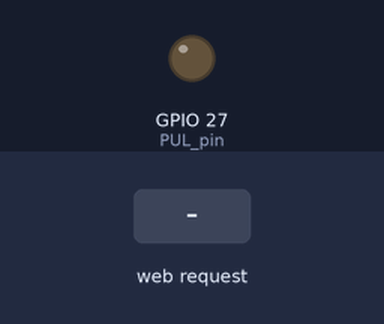
This program was run on a simulated Raspberry Pi (BCM pin numbers). Shown: output pins drawn as LEDs (lit = HIGH). Inputs (shaded band) come from the test bench. Threads take turns every 2 ms; the clock reads 2024-03-15 10:24:30 at power-on unless the program sets it; what the program prints to the terminal is not drawn.

Above: at 1.2 s.
1.3 s: HTTP request for /rotate received
4.3 s: HTTP request for /stop received
At 5.0 s:
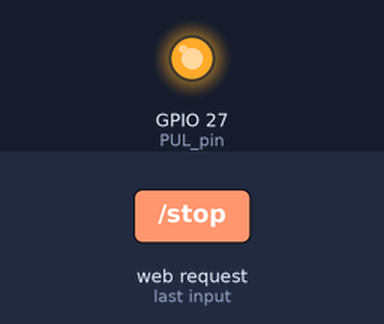
Timing chart, 0 to 7.3 s (numbered marks = the images above; inputs shaded):
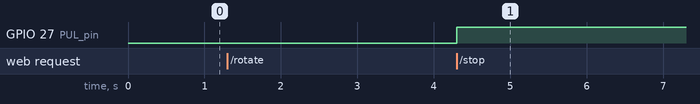

The program:

main_raspi.py
```python
# -------------------------------------------------
# ラズパイ側でずっと実行しているmainプログラム
# 命令が来るたび各動作を行う
# -------------------------------------------------
import signal
import sys
import subprocess
from flask import Flask, jsonify
from module_turntable_control import MotorController

# ==========================================================
# 変数定義
# ==========================================================
app = Flask(__name__)
motor = MotorController()

# ==========================================================
# 終了シグナルを受け取る関数
# ==========================================================
def sigterm_handler(signal, frame):
    """
    >>> Systemdやkillコマンドから停止命令が来た時に呼ばれる
    """
    print("終了シグナル(SIGTERM)を受信しました。")
    motor.cleanup()
    sys.exit(0)

# SIGTERM（Systemdからの停止命令）を監視する設定
signal.signal(signal.SIGTERM, sigterm_handler)

# ==========================================================
# [/rotate] モータを回転させる命令
# ==========================================================
@app.route('/rotate')
def handle_rotate():
    success = motor.start_rotation()
    if success:
        return "OK: モーターを開始しました。", 200
    return "Error: 既に回転中です。", 400

# ==========================================================
# [/stop] モータを停止させる命令
# ==========================================================
@app.route('/stop')
def handle_stop():
    success = motor.stop_rotation()
    if success:
        return "OK: モーターを停止します。", 200
    return "Error: 既に停止中です。", 400

# ==========================================================
# [/set_speed] GUIから指定された速度に変更する命令
# ==========================================================
@app.route('/set_speed/<int:speed>')
def handle_set_speed(speed):
    motor.set_speed(speed)
    return "OK: 速度変更が完了しました", 200

# ==========================================================
# [/cleanup_system] 終了処理を行う命令
# ==========================================================
@app.route('/cleanup_system')
def handle_cleanup():
    try:
        motor.cleanup()
        print("システムを終了しました")
        return "OK: システムを終了します。", 200
    except Exception as e:
        return f"Error: システム終了に失敗しました。{str(e)}", 500

# ==========================================================
# [/system_shutdown] ラズパイ自体をシャットダウンする命令
# ==========================================================
@app.route('/system_shutdown')
def handle_system_shutdown():
    try:
        motor.cleanup()
        print("システムシャットダウンを開始します...")
        subprocess.run(["sudo", "shutdown", "-h", "now"])
        return "OK: ラズパイをシャットダウンします。", 200
    except Exception as e:
        return f"Error: シャットダウンに失敗しました。{str(e)}", 500

# ==========================================================
# 実行文
# ==========================================================
if __name__ == '__main__':
    try:
        print("Flaskサーバーを起動します... (Ctrl+Cで終了)")
        app.run(host='0.0.0.0', port=5000)
    except KeyboardInterrupt:
        print("\nサーバーを停止します。")
    finally:
        # サーバーが終了する時に、モーターのクリーンアップを呼び出す
        motor.cleanup()
        print("サーバーを終了しました。")
```

module_turntable_control.py
```python
# -------------------------------------------------
# モーターの各管理を担当するmodule
# -------------------------------------------------
import RPi.GPIO as GPIO
import time
import threading

# ==========================================================
# 設定: PCから送られるスピード値(1-10) と パルス幅の対応表
# ==========================================================
# レベル5 (0.0006) を基準に、0.0001ずつ増減させる
SPEED_MAP = {
    1: 0.0010,  #   回転遅い
    2: 0.0009,
    3: 0.0008,
    4: 0.0007,
    5: 0.0006,  # 基準 (デフォルト)
    6: 0.0005,
    7: 0.0004,
    8: 0.0003,
    9: 0.0002,
    10: 0.0001  # 回転速い
}
# ==========================================================
# モーター制御クラス
# ==========================================================
class MotorController():
    def __init__(self):
        GPIO.setmode(GPIO.BCM)  # GPIO設定 BCM ：コネクタのピン番号を使用
        # --- クラス内変数定義 --------------------------------------
        # GPIOピン設定
        self.PUL_pin = 27
        #self.ENA_pin = 18

        # GPIOセットアップ設定
        GPIO.setup(self.PUL_pin, GPIO.OUT, initial=GPIO.LOW)
        #GPIO.setup(self.ENA_pin, GPIO.OUT, initial=GPIO.LOW)

        # パルスの幅を指定。値が小さいほど高速回転
        self.current_pulse_delay = SPEED_MAP[5]     # ボタンにより変わるパルス幅

        self.is_running = False    # モーターの「停止フラグ」 回転を継続中かどうか
        self.motor_thread = None   # スレッドを格納する変数

        print("MotorController: 初期化完了。")

    """
    # --- モーター有効化/無効化関数 --------------------------------------
    def _motor_enable(self, enable=True):   #デフォルト引数: 引数を何も指定せずに呼び出したらenable=Trueとする
        GPIO.output(self.ENA_pin, GPIO.HIGH if enable else GPIO.LOW)
    """

    # --- セットアップ関数 --------------------------------------
    def _setup_gpio(self):
        GPIO.setmode(GPIO.BCM)  # GPIO設定 BCM ：コネクタのピン番号を使用
        self.PUL_pin = 27
        GPIO.setup(self.PUL_pin, GPIO.OUT, initial=GPIO.LOW)

    # --- 1ステップ関数 --------------------------------------
    def _one_step(self):
        GPIO.output(self.PUL_pin, GPIO.LOW)
        time.sleep(self.current_pulse_delay)
        GPIO.output(self.PUL_pin, GPIO.HIGH)
        time.sleep(self.current_pulse_delay)

    # --- モータループ関数 --------------------------------------
    def _motor_loop(self):
        """
        [スレッド専用] is_runningフラグがTrueの間、回転し続ける
        """
        #print("【MotorThread】: 開始。モーターを有効化します。")
        #self._motor_enable(True)

        # self.is_running が True の間だけループ(停止フラグ)
        while self.is_running:
            self._one_step()

        #print("【MotorThread】: 終了。モーターを無効化します。")
        #self._motor_enable(False)

        self.is_running = False  # 絶対に is_running を False に戻す

    # --- モータを回転させる関数 --------------------------------------
    def start_rotation(self):
        try:
            self._setup_gpio()
        except Exception as e:
            print(f"GPIO Setup Warning: {e}")

        if self.is_running: # TrueやFalseといったbool値は ==Trueを省略するのが一般的
            print("MotorController: 既に回転中です。")
            return False # 既に動いているという報告をするだけ
        print("MotorController: 回転スレッドを開始します。")
        self.is_running = True # 停止フラグを True に
        self.motor_thread = threading.Thread(target=self._motor_loop)
        self.motor_thread.start()
        return True

    # --- モータを停止させる関数 --------------------------------------
    def stop_rotation(self):
        if not self.is_running: # TrueやFalseといったbool値は notをつけるのが一般的
            print("MotorController: 既に停止しています。")
            return False
        print("MotorController: 停止フラグを立てます。")
        self.is_running = False # 停止フラグを False に
        self.motor_thread.join() # スレッドの終了を待つ
        return True

    # --- delayを設定する関数 --------------------------------------
    def set_speed(self, current_speed):
        self.current_pulse_delay = SPEED_MAP[current_speed]
        print(f"MotorController: 速度を {self.current_pulse_delay} に変更しました。")
        return True

    # --- GPIOをクリーンアップする関数 --------------------------------------
    def cleanup(self):
        print("MotorController: クリーンアップを実行します。")
        self.stop_rotation() # 念のためモーターを止める
        time.sleep(0.1) # スレッドが止まるのを少し待つ
        GPIO.cleanup()
        return True
```
